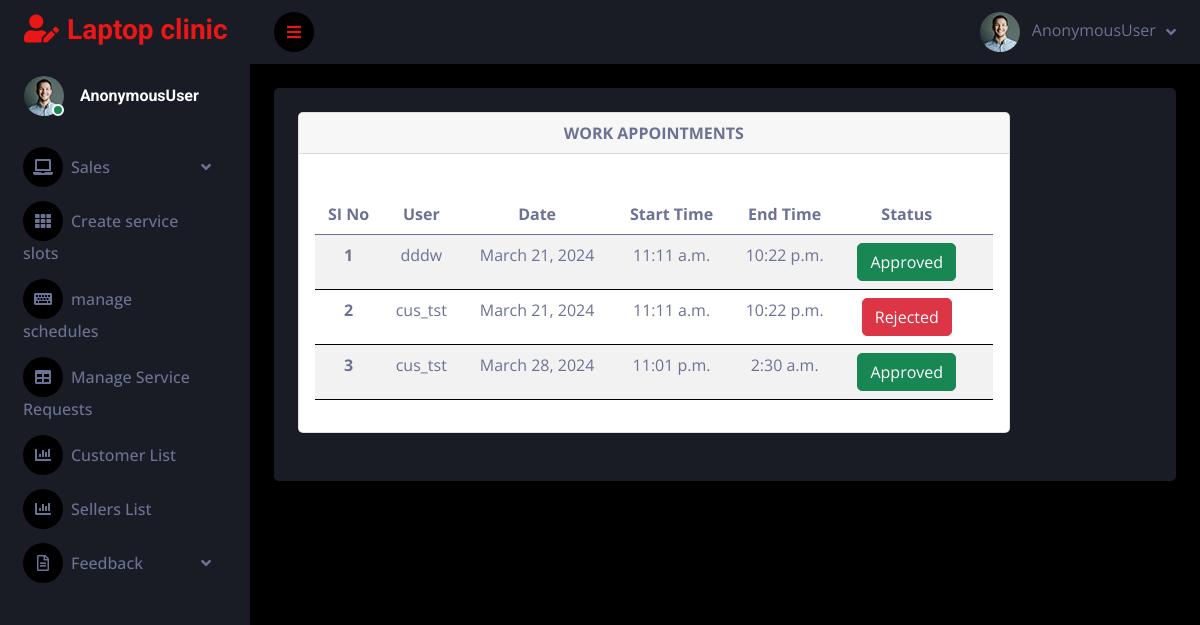
The page /appointment_admin on the database as committed earlier.
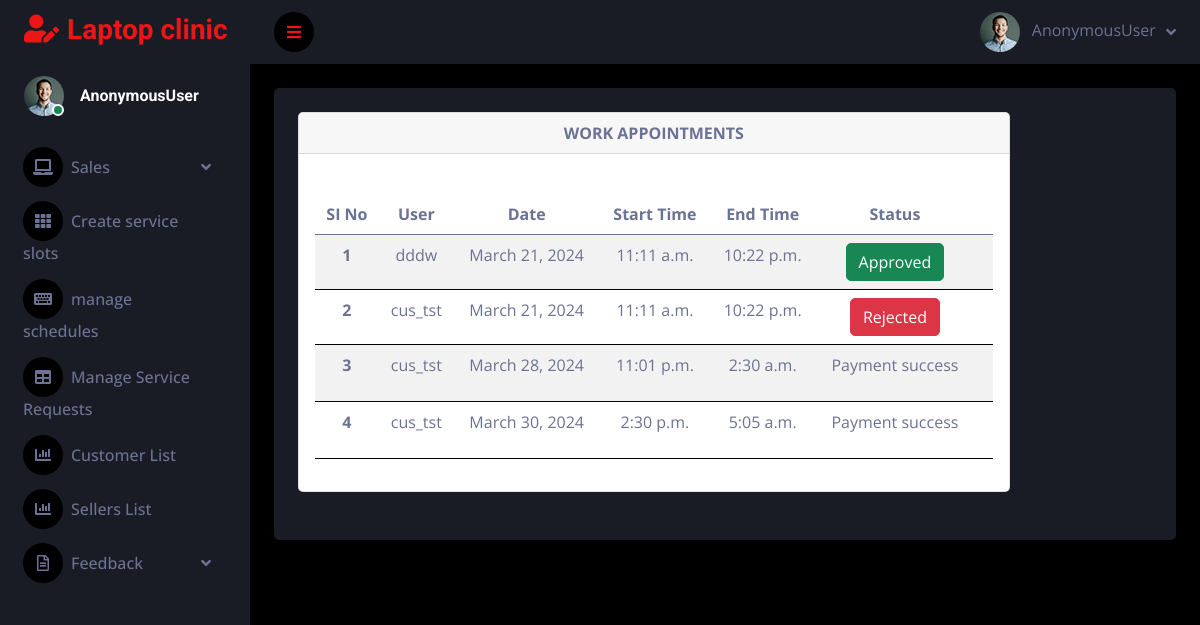
The same page on the database as committed later.
### service_app/models.py (models this page shows)
class Appointment(models.Model):
    user = models.ForeignKey(Customer, on_delete=models.CASCADE, related_name='appointment')
    schedule = models.ForeignKey(AppointmentSchedule, on_delete=models.CASCADE)
    status = models.IntegerField(default=0)

class Customer(models.Model):
    user = models.ForeignKey(Login_view, on_delete=models.CASCADE, related_name='customer')
    name = models.CharField(max_length=50)
    phone_number=models.CharField(max_length=100)
    email = models.EmailField()
    status1=models.BooleanField(default=0)
    def __str__(self):
        return self.name

class AppointmentSchedule(models.Model):
    date = models.DateField()
    start_time = models.TimeField()
    end_time = models.TimeField()
    location = models.CharField(max_length=50 ,default="kerala")

### service_app/admin_views.py (the view)
# urls.py: path('appointment_admin',admin_views.appointment_admin,name='appointment_admin'),
def appointment_admin(request):
    p = Appointment.objects.all()
    context = {
        'appointment': p,
    }
    return render(request, 'admin/appointment.html', context)

### templates/admin/appointment.html (shortened to what this page needs)
<!DOCTYPE html>
{% extends 'admin_dash.html' %}
{% block content %}
<div class="col-lg-10">
    <div class="card">
        <div class="card-header">
            <strong class="card-title">WORK APPOINTMENTS </strong>
        </div>
        <br>
        <div class="card-body">
            <table class="table table-striped">
                <thead>
                <tr>
                    <th scope="col">SI No</th>
                    <th scope="col">User</th>
                    <th scope="col">Date</th>
                    <th scope="col">Start Time</th>
                    <th scope="col">End Time</th>
                    <th scope="col">Status</th>
                    <th scope="col">      </th>
                </tr>
                </thead>
                <tbody>
                {% for n in appointment %}
                <tr>
                    <th scope="row">{{forloop.counter}}</th>
                    <td>{{n.user}}</td>
                    <td>{{n.schedule.date}}</td>
                    <td>{{n.schedule.start_time}}</td>
                    <td>{{n.schedule.end_time}}</td>
                    <td>
                        {% if n.status == 0 %}
                        <a type="button" class="btn btn-success" href="{% url 'approve_appointment' n.id %}">Accept</a>
                        <form action="{% url 'reject_appointment' n.id %}" method="post" style="display: inline;"
                              onsubmit="window.mytest()">
                            {% csrf_token %}
                            <input type="hidden" value="{{ n.id }}"/>
                            <button class="btn btn-danger">Reject</Button>
                        </form>
                        {% elif n.status == 1 %}
                        <button type="button" class="btn btn-success">Approved</button>
                        {% elif n.status == 2 %}
                        <button type="button" class="btn btn-danger">Rejected</button>
                         {% elif n.status == 3 %}
                        <p> Payment success </p>
                        {% endif %}
                    </td>
                    <td>
                    </td>
                </tr>
                {% empty %}
                <tr>
                    <td colspan="7"><h3>No Results Found</h3></td>
                </tr>
                {% endfor %}
                </tbody>
            </table>
        </div>
    </div>
</div>
{% endblock %}

### templates/admin_dash.html (shortened to what this page needs)
<!DOCTYPE html>
<html lang="en">
{% load static %}
<head>
    <link href="https://cdnjs.cloudflare.com/ajax/libs/font-awesome/5.10.0/css/all.min.css" rel="stylesheet">
    <link href="https://cdn.jsdelivr.net/npm/bootstrap-icons@1.4.1/font/bootstrap-icons.css" rel="stylesheet">
    <link href=" {% static 'dash/lib/owlcarousel/assets/owl.carousel.min.css' %} " rel="stylesheet">
    <link href=" {% static 'dash/lib/tempusdominus/css/tempusdominus-bootstrap-4.min.css' %} " rel="stylesheet" />
    <link href=" {% static 'dash/dash/css/bootstrap.min.css' %} " rel="stylesheet">
    <link href=" {% static 'dash/dash/css/style.css' %} " rel="stylesheet">
</head>
<body>
    <div class="container-fluid position-relative d-flex p-0">
        <div class="sidebar pe-4 pb-3">
            <nav class="navbar bg-secondary navbar-dark">
                <a href=" {% static 'dash/index.html' %} " class="navbar-brand mx-4 mb-3">
                    <h3 class="text-primary"><i class="fa fa-user-edit me-2"></i>Laptop clinic</h3>
                </a>
                <div class="d-flex align-items-center ms-4 mb-4">
                    <div class="position-relative">
                        <img class="rounded-circle" src=" {% static 'dash/dash/img/user.jpg' %} " alt="" style="width: 40px; height: 40px;">
                        <div class="bg-success rounded-circle border border-2 border-white position-absolute end-0 bottom-0 p-1"></div>
                    </div>
                    <div class="ms-3">
                        <h6 class="mb-0">{{request.user}}</h6>
                    </div>
                </div>
                <div class="navbar-nav w-100">
                    <div class="nav-item dropdown">
                        <a href="#" class="nav-link dropdown-toggle" data-bs-toggle="dropdown"><i class="fa fa-laptop me-2"></i>Sales</a>
                    </div>
                    <a href=" {% url 'schedule' %} " class="nav-item nav-link"><i class="fa fa-th me-2"></i>Create service slots</a>
                    <a href=" {% url 'schedule_view' %} " class="nav-item nav-link"><i class="fa fa-keyboard me-2"></i>manage schedules</a>
                    <a href=" {% url 'appointment_admin' %} " class="nav-item nav-link"><i class="fa fa-table me-2"></i>Manage Service Requests</a>
                    <a href=" {% url 'customers' %} " class="nav-item nav-link"><i class="fa fa-chart-bar me-2"></i>Customer List</a>
                    <a href="{% url 'sellers' %}" class="nav-item nav-link"><i class="fa fa-chart-bar me-2"></i>Sellers List</a>
                    <div class="nav-item dropdown">
                        <a href="#" class="nav-link dropdown-toggle" data-bs-toggle="dropdown"><i class="far fa-file-alt me-2"></i>Feedback</a>
                    </div>
                </div>
            </nav>
        </div>
        <div class="content">
            <nav class="navbar navbar-expand bg-secondary navbar-dark sticky-top px-4 py-0">
                <a href="#" class="sidebar-toggler flex-shrink-0">
                    <i class="fa fa-bars"></i>
                </a>
                <div class="navbar-nav align-items-center ms-auto">
                    <div class="nav-item dropdown">
                        <a href="#" class="nav-link dropdown-toggle" data-bs-toggle="dropdown">
                            <img class="rounded-circle me-lg-2" src=" {% static 'dash/dash/img/user.jpg' %} " alt="" style="width: 40px; height: 40px;">
                            <span class="d-none d-lg-inline-flex">{{request.user}}</span>
                        </a>
                    </div>
                </div>
            </nav>
            <div class="container-fluid pt-4 px-4">
                <div class="bg-secondary text-center rounded p-4">
                    <div class="d-flex align-items-center justify-content-between mb-4">
                        {% block content %}
                        {% endblock %}
                </div>
            </div>
            </div>
 </body>
</html>

### static/dash/dash/css/style.css (style rules this page uses)
:root { --primary: #EB1616; --secondary: #191C24; --light: #6C7293; --dark: #000000; }
.btn { transition: .5s; }
.sidebar { position: fixed; top: 0; left: 0; bottom: 0; width: 250px; height: 100vh; overflow-y: auto; background: var(--secondary); transition: 0.5s; z-index: 999; }
.content { margin-left: 250px; min-height: 100vh; background: var(--dark); transition: 0.5s; }
@media (min-width: 992px) { .sidebar { margin-left: 0; } }
@media (min-width: 992px) { .content { width: calc(100% - 250px); } }
.sidebar .navbar .navbar-nav .nav-link { padding: 7px 20px; color: var(--light); font-weight: 500; border-left: 3px solid var(--secondary); border-radius: 0 30px 30px 0; outline: none; }
.sidebar .navbar .navbar-nav .nav-link i { width: 40px; height: 40px; display: inline-flex; align-items: center; justify-content: center; background: var(--dark); border-radius: 40px; }
.sidebar .navbar .dropdown-toggle::after { position: absolute; top: 15px; right: 15px; border: none; content: "\f107"; font-family: "Font Awesome 5 Free"; font-weight: 900; transition: .5s; }
.content .navbar .navbar-nav .nav-link { margin-left: 25px; padding: 12px 0; color: var(--light); outline: none; }
.content .navbar .sidebar-toggler, .content .navbar .navbar-nav .nav-link i { width: 40px; height: 40px; display: inline-flex; align-items: center; justify-content: center; background: var(--dark); border-radius: 40px; }
.content .navbar .dropdown-toggle::after { margin-left: 6px; vertical-align: middle; border: none; content: "\f107"; font-family: "Font Awesome 5 Free"; font-weight: 900; transition: .5s; }

Rows that differ between the two databases and show on the page:
changed Appointment "March 28, 2024": status "Approved" → "Payment success"
added Appointment: user "cus_tst", schedule "March 30, 2024", schedule.start_time "2:30 p.m.", schedule.end_time "5:05 a.m.", status "Payment success"
